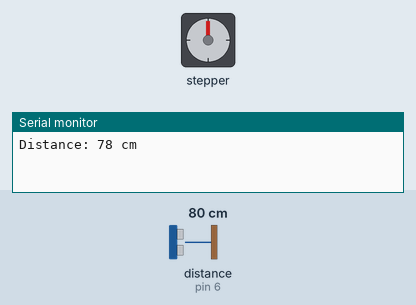
Simulated run of this sketch. Board: Arduino Uno, built with avr-gcc and run on an emulated ATmega328P. On the bench: stepper motor, the last lines printed to the serial monitor. Wiring (inferred from the names in the program): ultrasonic range finder: trigger pin 7; echo pin 6; stepper motor driver (200 steps per turn assumed): step pin 2; direction pin 3. The test bench sets the inputs (shaded band); at power-on: distance to the obstacle (sensor on pin 6) 80 cm. The echo pulse lasts 58.3 µs per cm.

Above: at 0.1 s.
At 14.3 s:
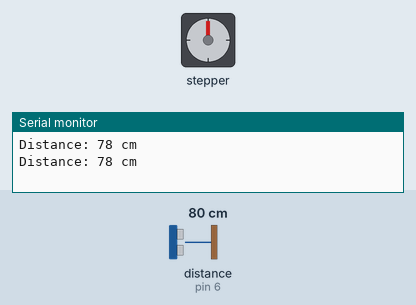
14.4 s: distance to the obstacle (sensor on pin 6) set to 250 cm
At 15.3 s:
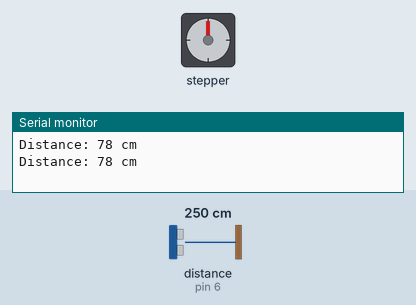
28.4 s: distance to the obstacle (sensor on pin 6) set to 18 cm
42.4 s: distance to the obstacle (sensor on pin 6) set to 120 cm
56.4 s: distance to the obstacle (sensor on pin 6) set to 299 cm
70.4 s: distance to the obstacle (sensor on pin 6) set to 35 cm
Timing chart, 0 to 80.2 s (numbered marks = the images above; inputs shaded):
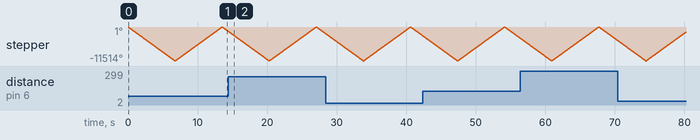

The sketch:

HC-SR04_MotorStop.ino
```cpp
//Used Arduino UNO

int PUL = 2; // Define Pulse pin
int DIR = 3; // Define Direction pin
int trigPin = 7; // Trig pin for HC-SR04
int echoPin = 6; // Echo pin for HC-SR04

void setup() {
  pinMode(PUL, OUTPUT);
  pinMode(DIR, OUTPUT);
  pinMode(trigPin, OUTPUT);
  pinMode(echoPin, INPUT);
  digitalWrite(trigPin, LOW); // Ensure the Trig pin is low initially
  Serial.begin(9600);
}

void loop() {
  // Measure distance using the HC-SR04
  digitalWrite(trigPin, LOW);
  delayMicroseconds(2);
  digitalWrite(trigPin, HIGH);
  delayMicroseconds(10);
  digitalWrite(trigPin, LOW);
  long duration = pulseIn(echoPin, HIGH);
  int distance = duration * 0.034 / 2; // Convert the duration to distance in cm

  // Print the distance to the serial monitor
  Serial.print("Distance: ");
  Serial.print(distance);
  Serial.println(" cm");

  // If the distance is less than 10cm, stop the motor and print a message
  if (distance < 10) {
    stopMotor();
    Serial.println("Motor Stopped!");
  } else {
    // Move the motor forward and backward
    moveMotor(6400, LOW);  // Forward 5000 steps
    moveMotor(6400, HIGH); // Backward 5000 steps
  }
}

void moveMotor(int steps, int dir) {
  digitalWrite(DIR, dir);
  for (int i = 0; i < steps; i++) {
    digitalWrite(PUL, LOW);
    delayMicroseconds(1000);
    digitalWrite(PUL, HIGH);
    delayMicroseconds(50);
  }
}

void stopMotor() {
  digitalWrite(PUL, LOW);
  digitalWrite(DIR, LOW);
}
```

Measured:
- by itself, stepper: turns 11514° counter-clockwise in 6.7 s, then 11513° clockwise in 6.7 s, then 1437° counter-clockwise in 0.82 s
